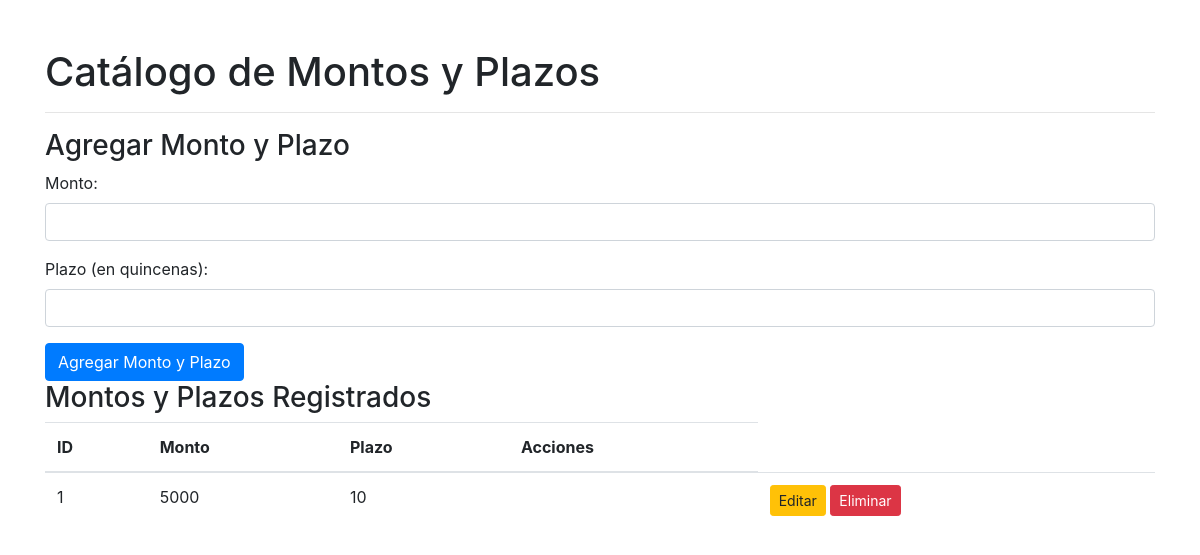
/montos.php, run on the app's committed database.
### tables this page shows
CREATE TABLE IF NOT EXISTS `montos` (
  `id` int(100) NOT NULL AUTO_INCREMENT,
  `monto` decimal(65,0) NOT NULL,
  `plazo` int(8) NOT NULL,
  `tasa_interes` decimal(5,2) NOT NULL,
  PRIMARY KEY (`id`)
);

### functions.php (called while the page is built, shortened)
<?php
function getAllMontos($db) {
    $sql = "SELECT * FROM montos";
    $stmt = $db->prepare($sql);
    $stmt->execute();
    return $stmt->fetchAll(PDO::FETCH_ASSOC);
}
?>

### montos.php (the view, shortened to what this page needs)
<!DOCTYPE html>
<html lang="en">
<head>
    <link href="https://maxcdn.bootstrapcdn.com/bootstrap/4.5.2/css/bootstrap.min.css" rel="stylesheet">
</head>
<?php
include_once 'config.php';
include_once 'functions.php';
?>
<body>
    <div class="container">
        <h1 class="mt-5">Catálogo de Montos y Plazos</h1>
        <hr>
        <h3>Agregar Monto y Plazo</h3>
<form action="montos.php" method="post">
    <div class="form-group">
        <label for="monto">Monto:</label>
        <input type="number" class="form-control" id="monto" name="monto" step="0.01" required>
    </div>
    <div class="form-group">
        <label for="plazo">Plazo (en quincenas):</label>
        <input type="number" class="form-control" id="plazo" name="plazo" required>
    </div>
    <input type="submit" name="agregar_monto" class="btn btn-primary" value="Agregar Monto y Plazo">
</form>
        <h3>Montos y Plazos Registrados</h3>
        <table class="table">
            <thead>
                <tr>
                    <th>ID</th>
                    <th>Monto</th>
                    <th>Plazo</th>
                    <th>Acciones</th>
                </tr>
            </thead>
            <tbody>
                <?php
                $montos = getAllMontos($db);
                foreach ($montos as $monto) {
                ?>
                <tr>
                    <td><?php echo $monto['id']; ?></td>
                    <td><?php echo $monto['monto']; ?></td>
                    <td><?php echo $monto['plazo']; ?></td>
                    <td>
                    <td>
    <a href="editar_monto.php?id=<?php echo $monto['id']; ?>" class="btn btn-sm btn-warning">Editar</a>
    <form action="montos.php" method="post" class="d-inline">
        <input type="submit" name="eliminar_monto" class="btn btn-sm btn-danger" value="Eliminar" onclick="return confirm('¿Está seguro de que desea eliminar este monto y plazo?');">
    </form>
</td>
                    </td>
                </tr>
                <?php
                }
                ?>
            </tbody>
        </table>
    </div>
</body>
</html>

### data on the page
montos: id "1", monto "5000", plazo "10"
